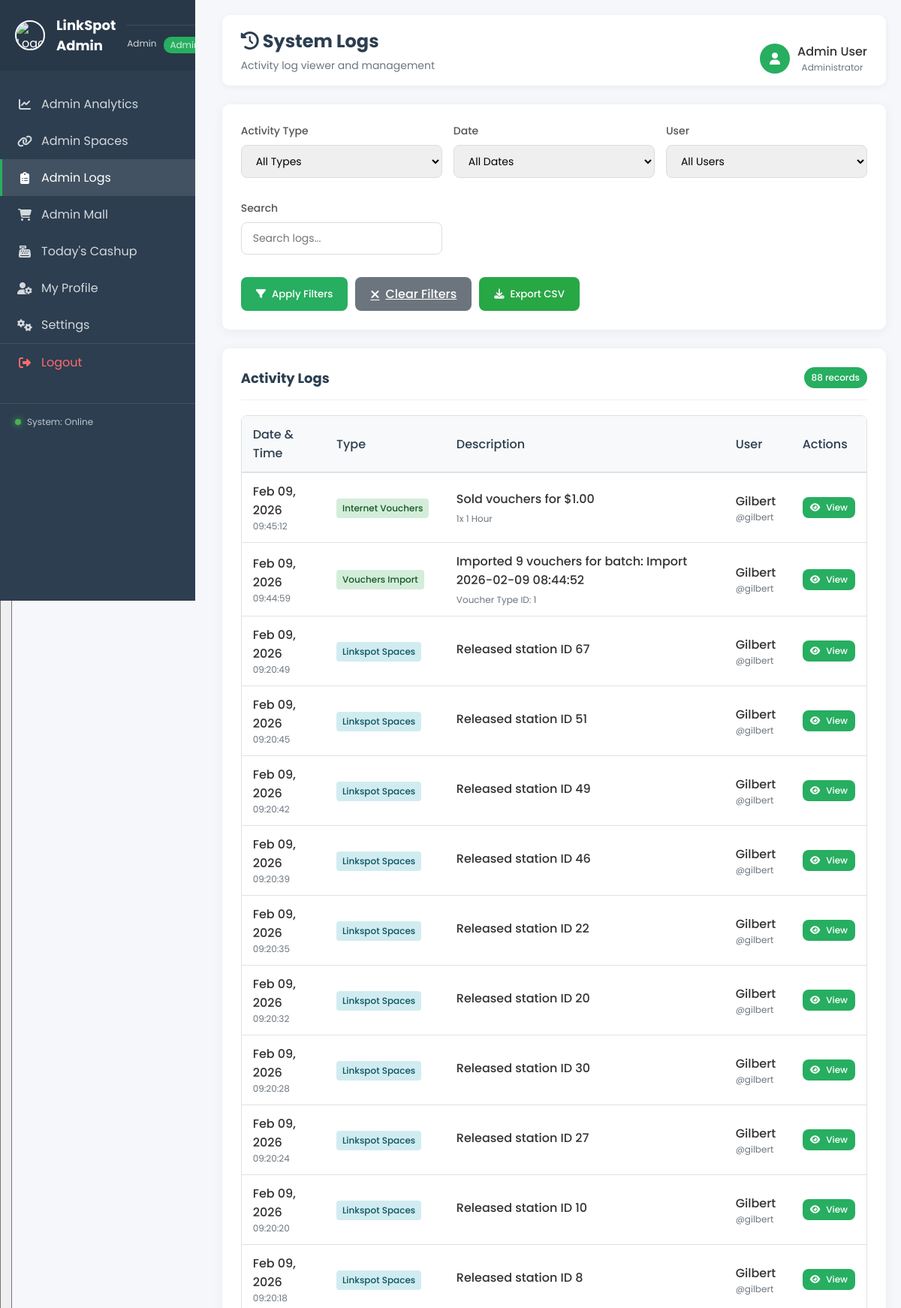
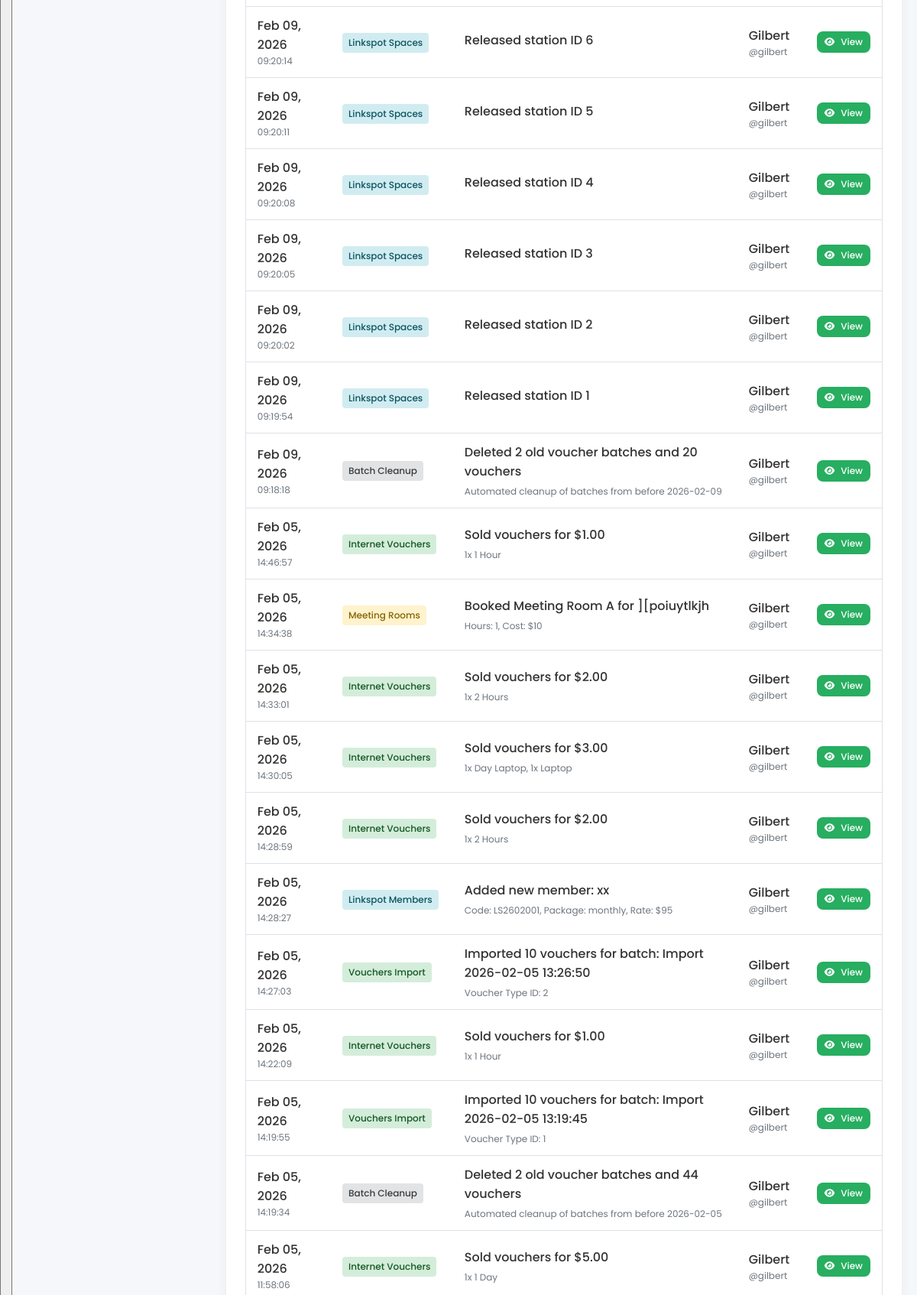
Screenshot of /admin/admin_logs.php (upper part) with the database file from the repository (2 pictures, top to bottom).
### tables this page shows
CREATE TABLE `activity_log` (
  `id` int(11) NOT NULL,
  `activity_date` date NOT NULL,
  `activity_time` time NOT NULL,
  `activity_type` varchar(50) NOT NULL,
  `description` varchar(500) NOT NULL,
  `details` text DEFAULT NULL,
  `user_id` int(11) DEFAULT NULL,
  `created_at` timestamp NOT NULL DEFAULT current_timestamp()
);

CREATE TABLE `users` (
  `id` int(11) NOT NULL,
  `username` varchar(50) NOT NULL,
  `password` varchar(255) NOT NULL,
  `full_name` varchar(100) DEFAULT NULL,
  `role` varchar(20) DEFAULT 'reception',
  `created_at` timestamp NOT NULL DEFAULT current_timestamp()
);

### admin/admin_logs.php (the view, shortened to what this page needs)
<?php
$db = getDB();
$searchQuery = $_GET['search'] ?? '';
$query = "SELECT al.*, u.username, u.full_name FROM activity_log al
          LEFT JOIN users u ON al.user_id = u.id
          WHERE 1=1";
$query .= " ORDER BY al.created_at DESC";
$stmt = $db->prepare($query);
$stmt->execute();
$result = $stmt->get_result();
$logs = $result->fetch_all(MYSQLI_ASSOC);
?>
<!DOCTYPE html>
<html lang="en">
<head>
    <link rel="stylesheet" href="https://cdnjs.cloudflare.com/ajax/libs/font-awesome/6.4.0/css/all.min.css">
</head>
<body>
    <div class="dashboard-page">
        <?php include 'header.php'; ?>
        <div class="main-content">
            <div class="top-bar">
                <div class="page-title">
                    <h1><i class="fas fa-history"></i> System Logs</h1>
                    <p>Activity log viewer and management</p>
                </div>
                <div class="user-menu">
                    <div class="user-info">
                        <div class="user-avatar">
                            <i class="fas fa-user"></i>
                        </div>
                        <div>
                            <div style="font-weight: 500;">Admin User</div>
                            <div style="font-size: 12px; color: #6c757d;">Administrator</div>
                        </div>
                    </div>
                </div>
            </div>
            <div class="card">
                <form method="GET" action="">
                    <div class="filters-grid">
                        <div class="form-group">
                            <label class="form-label">Activity Type</label>
                            <select name="type" class="form-control">
                                <option value="">All Types</option>
                            </select>
                        </div>
                        <div class="form-group">
                            <label class="form-label">Date</label>
                            <select name="date" class="form-control">
                                <option value="">All Dates</option>
                            </select>
                        </div>
                        <div class="form-group">
                            <label class="form-label">User</label>
                            <select name="user" class="form-control">
                                <option value="">All Users</option>
                            </select>
                        </div>
                        <div class="form-group">
                            <label class="form-label">Search</label>
                            <input type="text" name="search" class="form-control" placeholder="Search logs..." value="<?php echo htmlspecialchars($searchQuery); ?>">
                        </div>
                    </div>
                    <div style="display: flex; gap: 10px;">
                        <button type="submit" class="btn btn-primary">
                            <i class="fas fa-filter"></i> Apply Filters
                        </button>
                        <a href="admin_logs.php" class="btn btn-secondary">
                            <i class="fas fa-times"></i> Clear Filters
                        </a>
                        <button type="button" class="btn" onclick="exportLogs()" style="background: #28a745; color: white;">
                            <i class="fas fa-download"></i> Export CSV
                        </button>
                    </div>
                </form>
            </div>
            <div class="card">
                <div class="card-header">
                    <h3 class="card-title">Activity Logs</h3>
                    <div class="logs-count"><?php echo count($logs); ?> records</div>
                </div>
                <div class="table-responsive">
                    <table class="table">
                        <thead>
                            <tr>
                                <th>Date & Time</th>
                                <th>Type</th>
                                <th>Description</th>
                                <th>User</th>
                                <th>Actions</th>
                            </tr>
                        </thead>
                        <tbody>
                            <?php if (empty($logs)): ?>
                            <tr>
                                <td colspan="5" style="text-align: center; padding: 40px; color: #6c757d;">
                                    <i class="fas fa-inbox" style="font-size: 48px; margin-bottom: 15px; display: block; color: #dee2e6;"></i>
                                    No logs found matching your criteria
                                </td>
                            </tr>
                            <?php else: ?>
                            <?php foreach ($logs as $log):
                                $typeClass = '';
                                if (stripos($log['activity_type'], 'voucher') !== false) $typeClass = 'type-vouchers';
                                elseif (stripos($log['activity_type'], 'linkspot') !== false) $typeClass = 'type-linkspot';
                                elseif (stripos($log['activity_type'], 'summarcity') !== false) $typeClass = 'type-summarcity';
                                elseif (stripos($log['activity_type'], 'meeting') !== false) $typeClass = 'type-meeting';
                                elseif (stripos($log['activity_type'], 'task') !== false) $typeClass = 'type-tasks';
                                elseif (stripos($log['activity_type'], 'member') !== false) $typeClass = 'type-members';
                                else $typeClass = 'type-tasks';
                            ?>
                            <tr>
                                <td>
                                    <div style="font-weight: 500;"><?php echo date('M d, Y', strtotime($log['activity_date'])); ?></div>
                                    <div style="font-size: 12px; color: #6c757d;"><?php echo $log['activity_time']; ?></div>
                                </td>
                                <td>
                                    <span class="log-type <?php echo $typeClass; ?>">
                                        <?php echo $log['activity_type']; ?>
                                    </span>
                                </td>
                                <td>
                                    <div style="font-weight: 500; margin-bottom: 5px;"><?php echo htmlspecialchars($log['description']); ?></div>
                                    <?php if ($log['details']): ?>
                                    <div style="font-size: 12px; color: #6c757d;">
                                        <?php echo htmlspecialchars(substr($log['details'], 0, 100)); ?>
                                    </div>
                                    <?php endif; ?>
                                </td>
                                <td>
                                    <?php if ($log['full_name']): ?>
                                    <div style="font-weight: 500;"><?php echo $log['full_name']; ?></div>
                                    <div style="font-size: 12px; color: #6c757d;">@<?php echo $log['username']; ?></div>
                                    <?php else: ?>
                                    <span style="color: #6c757d;">System</span>
                                    <?php endif; ?>
                                </td>
                                <td>
                                    <button class="btn" onclick="viewLogDetails(<?php echo $log['id']; ?>)"
                                            style="background: var(--primary); color: white; padding: 5px 10px; font-size: 12px;">
                                        <i class="fas fa-eye"></i> View
                                    </button>
                                </td>
                            </tr>
                            <?php endforeach; ?>
                            <?php endif; ?>
                        </tbody>
                    </table>
                </div>
            </div>
        </div>
    </div>
</body>
</html>

### admin/header.php (style rules this page uses)
.user-info { margin-top: 10px; padding-top: 10px; border-top: 1px solid rgba(255,255,255,0.1); text-align: center; }

### rows the page displays
activity_log: activity_date "Feb 09, 2026", activity_time "09:45:12", activity_type "Internet Vouchers", description "Sold vouchers for $1.00", details "1x 1 Hour", user.full_name "Gilbert", user.username "gilbert"
activity_log: activity_date "Feb 09, 2026", activity_time "09:44:59", activity_type "Vouchers Import", description "Imported 9 vouchers for batch: Import 2026-02-09 08:44:52", details "Voucher Type ID: 1", user.full_name "Gilbert", user.username "gilbert"
activity_log: activity_date "Feb 09, 2026", activity_time "09:20:49", activity_type "Linkspot Spaces", description "Released station ID 67", user.full_name "Gilbert", user.username "gilbert"
activity_log: activity_date "Feb 09, 2026", activity_time "09:20:45", activity_type "Linkspot Spaces", description "Released station ID 51", user.full_name "Gilbert", user.username "gilbert"
activity_log: activity_date "Feb 09, 2026", activity_time "09:20:42", activity_type "Linkspot Spaces", description "Released station ID 49", user.full_name "Gilbert", user.username "gilbert"
activity_log: activity_date "Feb 09, 2026", activity_time "09:20:39", activity_type "Linkspot Spaces", description "Released station ID 46", user.full_name "Gilbert", user.username "gilbert"
activity_log: activity_date "Feb 09, 2026", activity_time "09:20:35", activity_type "Linkspot Spaces", description "Released station ID 22", user.full_name "Gilbert", user.username "gilbert"
activity_log: activity_date "Feb 09, 2026", activity_time "09:20:32", activity_type "Linkspot Spaces", description "Released station ID 20", user.full_name "Gilbert", user.username "gilbert"
activity_log: activity_date "Feb 09, 2026", activity_time "09:20:28", activity_type "Linkspot Spaces", description "Released station ID 30", user.full_name "Gilbert", user.username "gilbert"
activity_log: activity_date "Feb 09, 2026", activity_time "09:20:24", activity_type "Linkspot Spaces", description "Released station ID 27", user.full_name "Gilbert", user.username "gilbert"
activity_log: activity_date "Feb 09, 2026", activity_time "09:20:20", activity_type "Linkspot Spaces", description "Released station ID 10", user.full_name "Gilbert", user.username "gilbert"
activity_log: activity_date "Feb 09, 2026", activity_time "09:20:18", activity_type "Linkspot Spaces", description "Released station ID 8", user.full_name "Gilbert", user.username "gilbert"
activity_log: activity_date "Feb 09, 2026", activity_time "09:20:14", activity_type "Linkspot Spaces", description "Released station ID 6", user.full_name "Gilbert", user.username "gilbert"
activity_log: activity_date "Feb 09, 2026", activity_time "09:20:11", activity_type "Linkspot Spaces", description "Released station ID 5", user.full_name "Gilbert", user.username "gilbert"
activity_log: activity_date "Feb 09, 2026", activity_time "09:20:08", activity_type "Linkspot Spaces", description "Released station ID 4", user.full_name "Gilbert", user.username "gilbert"
activity_log: activity_date "Feb 09, 2026", activity_time "09:20:05", activity_type "Linkspot Spaces", description "Released station ID 3", user.full_name "Gilbert", user.username "gilbert"
activity_log: activity_date "Feb 09, 2026", activity_time "09:20:02", activity_type "Linkspot Spaces", description "Released station ID 2", user.full_name "Gilbert", user.username "gilbert"
activity_log: activity_date "Feb 09, 2026", activity_time "09:19:54", activity_type "Linkspot Spaces", description "Released station ID 1", user.full_name "Gilbert", user.username "gilbert"
activity_log: activity_date "Feb 09, 2026", activity_time "09:18:18", activity_type "Batch Cleanup", description "Deleted 2 old voucher batches and 20 vouchers", details "Automated cleanup of batches from before 2026-02-09", user.full_name "Gilbert", user.username "gilbert"
activity_log: activity_date "Feb 05, 2026", activity_time "14:46:57", activity_type "Internet Vouchers", description "Sold vouchers for $1.00", details "1x 1 Hour", user.full_name "Gilbert", user.username "gilbert"
activity_log: activity_date "Feb 05, 2026", activity_time "14:34:38", activity_type "Meeting Rooms", description "Booked Meeting Room A for ][poiuytlkjh", details "Hours: 1, Cost: $10", user.full_name "Gilbert", user.username "gilbert"
activity_log: activity_date "Feb 05, 2026", activity_time "14:33:01", activity_type "Internet Vouchers", description "Sold vouchers for $2.00", details "1x 2 Hours", user.full_name "Gilbert", user.username "gilbert"
activity_log: activity_date "Feb 05, 2026", activity_time "14:30:05", activity_type "Internet Vouchers", description "Sold vouchers for $3.00", details "1x Day Laptop, 1x Laptop", user.full_name "Gilbert", user.username "gilbert"
activity_log: activity_date "Feb 05, 2026", activity_time "14:28:59", activity_type "Internet Vouchers", description "Sold vouchers for $2.00", details "1x 2 Hours", user.full_name "Gilbert", user.username "gilbert"
activity_log: activity_date "Feb 05, 2026", activity_time "14:28:27", activity_type "Linkspot Members", description "Added new member: xx", details "Code: LS2602001, Package: monthly, Rate: $95", user.full_name "Gilbert", user.username "gilbert"
activity_log: activity_date "Feb 05, 2026", activity_time "14:27:03", activity_type "Vouchers Import", description "Imported 10 vouchers for batch: Import 2026-02-05 13:26:50", details "Voucher Type ID: 2", user.full_name "Gilbert", user.username "gilbert"
activity_log: activity_date "Feb 05, 2026", activity_time "14:22:09", activity_type "Internet Vouchers", description "Sold vouchers for $1.00", details "1x 1 Hour", user.full_name "Gilbert", user.username "gilbert"
activity_log: activity_date "Feb 05, 2026", activity_time "14:19:55", activity_type "Vouchers Import", description "Imported 10 vouchers for batch: Import 2026-02-05 13:19:45", details "Voucher Type ID: 1", user.full_name "Gilbert", user.username "gilbert"
activity_log: activity_date "Feb 05, 2026", activity_time "14:19:34", activity_type "Batch Cleanup", description "Deleted 2 old voucher batches and 44 vouchers", details "Automated cleanup of batches from before 2026-02-05", user.full_name "Gilbert", user.username "gilbert"
activity_log: activity_date "Feb 05, 2026", activity_time "11:58:06", activity_type "Internet Vouchers", description "Sold vouchers for $5.00", details "1x 1 Day", user.full_name "Gilbert", user.username "gilbert"

### other values shown
$user_name "Admin"
count($logs) "88"
